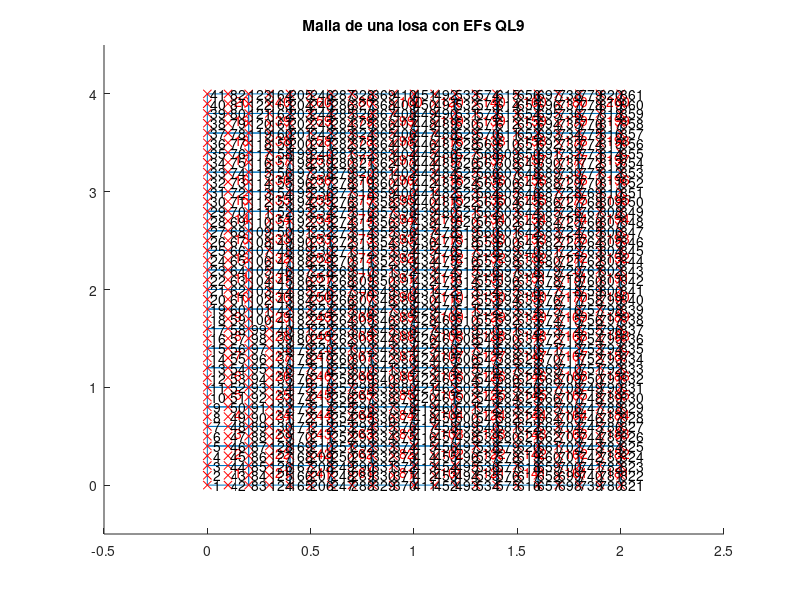

Reproduce this figure in MATLAB. (Note: this script raises an error after producing the figure.)
%% Calculo de los desplazamientos verticales y angulos de giro, las 
% reacciones, los momentos flectores y las fuerzas cortantes en una losa de
% Mindlin utilizando los elementos finitos de placa "QL9"

%%
clear, clc, close all   % borro la memoria, la pantalla y las figuras

%% defino las variables/constantes
X = 1; Y = 2;        % un par de constantes que ayudaran en la 
ww= 1; tx= 2; ty= 3; % lectura del codigo
E  = 210e9;          % modulo de elasticidad del solido (Pa) = 210GPa
nu = 0.3;            % coeficiente de Poisson
t  = 0.05;           % espesor de la losa (m)
qdistr = -10000;     % carga (N/m^2)

% Definimos la geometria de la losa (creada con "generar_malla_losa.m")
load malla_losa
% ya tenemos en la memoria las variables
% xnod - posicion (x,y) de los nodos
% LaG  - definicion de elementos finitos con respecto a nodos

nef   = size(LaG,1);  % numero de EFs (numero de filas de LaG)
nnoef = size(LaG,2);  % numero de nodos por EF
nno   = size(xnod,1); % numero de nodos (numero de filas de xnod)
ngdl  = 3*nno;        % numero de grados de libertad (tres por nodo)

gdl  = [(1:3:ngdl)' (2:3:ngdl)' (3:3:ngdl)']; % nodos vs grados de libertad

%% Se dibuja la malla de elementos finitos
figure; 
hold on;
for e = 1:nef
   line(xnod(LaG(e,[1:8 1]),X), xnod(LaG(e,[1:8 1]),Y));
   
   % Calculo la posicion del centro de gravedad del elemento finito
   cgx = mean(xnod(LaG(e,:), X));
   cgy = mean(xnod(LaG(e,:), Y));
   text(cgx+0.03, cgy+0.03, num2str(e), 'Color', [1 0 0]);
end
plot(xnod(:,X), xnod(:,Y), 'rx');
text(xnod(:,X), xnod(:,Y), num2str((1:nno)'));
axis([-0.5, 2.5, -0.5, 4.5])
title('Malla de una losa con EFs QL9');

%% Se cargan las funciones de forma junto con sus derivadas
% Se cargan las funciones de forma del elemento lagrangiano de 9 nodos 
% junto con sus derivadas con respecto a xi y a eta
funciones_forma_lagrangiano_9_nodos    % Nforma, dN_dxi, dN_deta

%% parametros de la cuadratura de Gauss-Legendre (INTEGRACION SELECTIVA)
% se asumira aqui el mismo orden de la cuadratura tanto en la direccion de
% xi como en la direccion de eta

% se utilizara integracion COMPLETA
%{
n_gl_b = 3; % orden de la cuadratura de GL para la integracion de Kb
n_gl_s = 3; % orden de la cuadratura de GL para la integracion de Ks
%}

% se utilizara integracion SELECTIVA
n_gl_b = 3; % orden de la cuadratura de GL para la integracion de Kb
n_gl_s = 2; % orden de la cuadratura de GL para la integracion de Ks

% se utilizara integracion REDUCIDA
%{
n_gl_b = 2; % orden de la cuadratura de GL para la integracion de Kb
n_gl_s = 2; % orden de la cuadratura de GL para la integracion de Ks
%}

% calcula las raices (x_gl) y los pesos (w_gl) de polinomios de Legendre
[x_gl_b, w_gl_b]  = gausslegendre_quad(n_gl_b);
[x_gl_s, w_gl_s]  = gausslegendre_quad(n_gl_s);

%% matrices constitutivas del elemento
Db = (E/(1-nu^2))* [ 1    nu   0
                     nu   1    0
                     0    0    (1-nu)/2 ];              
G = E/(2*(1+nu));  % modulo de rigidez
alpha = 5/6;       % coeficiente de distorsion transversal de la losa de RM
Ds = diag([alpha*G, alpha*G]);
               
Dbg = (t^3/12)*Db; % matriz constitutiva generalizada de flexion
Dsg = t*Ds;        % matriz constitutiva generalizada de cortante

%% se reserva la memoria RAM de diferentes variables
K   = sparse(ngdl,ngdl); % matriz de rigidez global como RALA (sparse)
f   = zeros(ngdl,1);     % vector de fuerzas nodales equivalentes global
idx = cell(nef, 1);      % grados de libertad de cada elemento finito

% en los siguientes contenedores se almacenara la matriz respectiva para 
% cada punto de integracion: 
NN = cell(nef,n_gl_b,n_gl_b); % matrices de funciones de forma calculadas con n_gl_b puntos de integracion
Bb = cell(nef,n_gl_b,n_gl_b); % matrices de deformacion generalizada de flexion
Bs = cell(nef,n_gl_s,n_gl_s); % matrices de deformacion generalizada de cortante

%% se ensambla la matriz de rigidez global K y el vector de fuerzas nodales
%% equivalentes global f
for e = 1:nef      % ciclo sobre todos los elementos finitos
   xe = xnod(LaG(e,:),X);   
   ye = xnod(LaG(e,:),Y);    
    
   %% se calcula la matrix de rigidez de flexion Kb del elemento e 
   Kbe = zeros(3*nnoef);
   det_Je_b = zeros(n_gl_b); % Jacobianos con n_gl_b puntos de integracion   
   for p = 1:n_gl_b
      for q = 1:n_gl_b
         xi_gl  = x_gl_b(p);
         eta_gl = x_gl_b(q);
         [Bb{e,p,q}, det_Je_b(p,q)] = Bb_RM(xi_gl, eta_gl, xe, ye, dN_dxi, dN_deta);

         % se arma la matriz de rigidez del elemento e
         Kbe = Kbe + Bb{e,p,q}'*Dbg*Bb{e,p,q}*det_Je_b(p,q)*w_gl_b(p)*w_gl_b(q);
      end
   end
   
   %% se calcula la matrix Ks
   Kse = zeros(3*nnoef);   
   det_Je_s = zeros(n_gl_s); % Jacobianos con n_gl_s puntos de integracion
   for p = 1:n_gl_s
      for q = 1:n_gl_s
         xi_gl  = x_gl_s(p);        
         eta_gl = x_gl_s(q);
         [Bs{e,p,q}, det_Je_s(p,q)] = Bs_RM(xi_gl, eta_gl, xe, ye, Nforma, dN_dxi, dN_deta);   

         % se arma la matriz de rigidez del elemento e
         Kse = Kse + Bs{e,p,q}'*Dsg*Bs{e,p,q}*det_Je_s(p,q)*w_gl_s(p)*w_gl_s(q);         
      end
   end 
   
   %% se calcula la matriz NN
   Mbe = zeros(3*nnoef); % matriz que se utiliza en el calculo de fe   
   for p = 1:n_gl_b
      for q = 1:n_gl_b
         xi_gl  = x_gl_b(p);
         eta_gl = x_gl_b(q);
         % Se evaluan las funciones de forma en los puntos de integracion
         % de Gauss-Legendre
         N = Nforma(xi_gl, eta_gl);
         
         % Se ensambla la matriz de funciones de forma N
         NN{e,p,q} = zeros(3,3*nnoef);
         for i = 1:nnoef            
            NN{e,p,q}(:,3*i-2:3*i) = diag([N(i) N(i) N(i)]);
         end
   
         % matriz requerida para calcular el vector de fuerzas nodales 
         % equivalentes (se utiliza la integracion completa)
         Mbe = Mbe + NN{e,p,q}'*NN{e,p,q}*det_Je_b(p,q)*w_gl_b(p)*w_gl_b(q);                                              % REVISAR !!!!!!!!!!!!!!!!   
      end
   end  
   
   %% se calcula el vector de fuerzas nodales equivalentes del elemento e      
   xa = xnod(LaG(e,1),X);   ya = xnod(LaG(e,1),Y);
   xb = xnod(LaG(e,5),X);   yb = xnod(LaG(e,5),Y);
   if (xa >= 0.9999 && xb <= 1.601) && (ya >= 0.9999 && yb <= 2.001)
      ffe = zeros(nnoef, 3); ffe(:,ww) = qdistr;
      ffe = reshape(ffe', 3*nnoef,1);                                                                                             % REVISAR !!!!!!!!!!!!!
   else
      ffe = zeros(3*nnoef,1);
   end  
   fe = Mbe*ffe;   
   
   %% se asocian los grados de libertad del elemento locales a los globales
   idx{e} = [ gdl(LaG(e,1),:)  gdl(LaG(e,2),:)  gdl(LaG(e,3),:)  ...
              gdl(LaG(e,4),:)  gdl(LaG(e,5),:)  gdl(LaG(e,6),:) ...
              gdl(LaG(e,7),:)  gdl(LaG(e,8),:)  gdl(LaG(e,9),:) ];

   %% se procede al ensamblaje
   K(idx{e},idx{e}) = K(idx{e},idx{e}) + Kbe + Kse;
   f(idx{e})        = f(idx{e}) + fe;
end

%% Muestro la configuracion de la matriz K (K es rala)
figure
spy(K);
title('Los puntos representan los elementos diferentes de cero')

%% grados de libertad del desplazamiento conocidos y desconocidos

% determino los grados de libertad correspondientes a los bordes
lado_x0 = find(abs(xnod(:,X) - 0) < 1e-4);     
lado_y0 = find(abs(xnod(:,Y) - 0) < 1e-4);
lado_x2 = find(abs(xnod(:,X) - 2) < 1e-4);     
lado_y4 = find(abs(xnod(:,Y) - 4) < 1e-4);

c = [ gdl(lado_x0,ww); gdl(lado_x0,ty); 
      gdl(lado_x2,ww); gdl(lado_x2,ty);
      gdl(lado_y0,ww); gdl(lado_y0,tx);
      gdl(lado_y4,ww); gdl(lado_y4,tx) ];

d = setdiff(1:ngdl,c)';

% f = vector de fuerzas nodales equivalentes
% q = vector de fuerzas nodales de equilibrio del elemento
% a = desplazamientos

%| qd   |   | Kcc Kcd || ac |   | fd |  Recuerde que qc = 0
%|      | = |         ||    | - |    |
%| qc=0 |   | Kdc Kdd || ad |   | fc | 

%% extraigo las submatrices y especifico las cantidades conocidas
Kcc = K(c,c); Kcd = K(c,d); fd = f(c);
Kdc = K(d,c); Kdd = K(d,d); fc = f(d);

% f = vector de fuerzas nodales equivalentes
% q = vector de fuerzas nodales de equilibrio del elemento
% a = desplazamientos
ac = zeros(length(c),1); % desplazamientos conocidos en contorno

%% resuelvo el sistema de ecuaciones
ad = Kdd\(fc-Kdc*ac);        % calculo desplazamientos desconocidos
qd = Kcc*ac + Kcd*ad - fd;   % calculo fuerzas de equilibrio desconocidas
a = nan(ngdl,1);     a(c) = ac;   a(d) = ad; % desplazamientos
q = zeros(ngdl,1);   q(c) = qd;              % fuerzas nodales equivalentes

%% imprimo los resultados
vect_mov = reshape(a,3,nno)'; % vector de movimientos
%{
format short g
disp('Desplazamientos nodales                      ');
disp('~~~~~~~~~~~~~~~~~~~~~~~~~~~~~~~~~~~~~~~~~~~~~');
for i = 1:nno
   fprintf('Nodo %3d: w = %12.4g m, tx = %12.4g rad, ty = %12.4g rad\n', ...
      i, vect_mov(i,ww), vect_mov(i,tx), vect_mov(i,ty));
end

disp(' ');
disp('Fuerzas nodales de equilibrio (solo se imprimen los diferentes de cero)');
disp('~~~~~~~~~~~~~~~~~~~~~~~~~~~~~~~~~~~~~~~~~~~~~~~~~~~~~~~~~~~~~~~~~~~~~~~');
q = reshape(q,3,nno)';
for i = 1:nno   
   if ~isequal(q(i,:),[0 0 0])
      fprintf('Nodo %3d W = %12.4g N, Mx = %12.4g N-m, My = %12.4g N-m\n', ...
         i, q(i,ww), q(i,tx), q(i,ty));
   end
end
%}

%% Se dibuja el plano medio de la malla de elementos finitos y las deformaciones de esta
escala = 5000;            % factor de escalamiento de la deformada
xdef   = escala*vect_mov; % posicion de la deformada
figure; 
hold on; 
grid on;
colorbar
for e = 1:nef
   fill3(xnod(LaG(e,[1:8 1]),X), ...
         xnod(LaG(e,[1:8 1]),Y), ...
         xdef(LaG(e,[1:8 1]),ww),...
         xdef(LaG(e,[1:8 1]),ww)); %deformada
end
daspect([1 1 1]); % similar a "axis equal", pero en 3D
axis tight
%colorbar('YTick',-0.6:0.05:0)
title(sprintf('Deformada escalada %d veces', escala), 'FontSize', 20);
colormap jet
view(3);

%% Se dibuja de la malla de elementos finitos y las deformaciones de esta
figure; 
hold on; 
grid on;
colorbar
for e = 1:nef
   dibujar_EF_Q89_RM(xnod(LaG(e,:),X), xnod(LaG(e,:),Y), ...
      Nforma, a(idx{e}), t, escala, escala);
end
daspect([1 1 1]); % similar a "axis equal", pero en 3D
axis tight
title(sprintf('Deformada escalada %d veces', escala), 'FontSize', 20);
colormap jet
view(3);

%% En los puntos de integracion de Gauss-Legendre calcular:
%% El vector de momentos flectores y torsores (2x2)
%% El vector de fuerzas cortantes (1x1 o 2x2)
n_gl_b = 2; [x_gl_b, w_gl_b]  = gausslegendre_quad(n_gl_b);

% Observe que n_gl_s = 1; interpola mal la fuerza cortante.
n_gl_s = 2; [x_gl_s, w_gl_s]  = gausslegendre_quad(n_gl_s);

%% se calcula de nuevo Bb y Bs en cada punto de GL
Bb = cell(nef,n_gl_b,n_gl_b); % matrices de deformacion generalizada de flexion
Bs = cell(nef,n_gl_s,n_gl_s); % matrices de deformacion generalizada de cortante
for e = 1:nef      % ciclo sobre todos los elementos finitos
    xe = xnod(LaG(e,:),X);
    ye = xnod(LaG(e,:),Y);
    
    %% se calcula la matrix Bb en los puntos de integracion de GL para el
    % calculo de los momentos flectores y torsores
    for p = 1:n_gl_b
        for q = 1:n_gl_b
            xi_gl  = x_gl_b(p);
            eta_gl = x_gl_b(q);
            Bb{e,p,q} = Bb_RM(xi_gl, eta_gl, xe, ye, dN_dxi, dN_deta);
        end
    end
    
    %% se calcula la matrix Bs en los puntos de integracion de GL para el
    % calculo de las fuerzas cortantes
    for p = 1:n_gl_s
        for q = 1:n_gl_s
            xi_gl  = x_gl_s(p);
            eta_gl = x_gl_s(q);
            Bs{e,p,q} = Bs_RM(xi_gl, eta_gl, xe, ye, Nforma, dN_dxi, dN_deta);
        end
    end
end

%% Se calculan los momentos y las fuerzas en los puntos de GL
sigmag_b = cell(nef, n_gl_b, n_gl_b); % momentos flectores y torsores
sigmag_s = cell(nef, n_gl_s, n_gl_s); % fuerzas cortantes
for e = 1:nef               % ciclo sobre todos los elementos finitos
   for p = 1:n_gl_b
      for q = 1:n_gl_b
         sigmag_b{e,p,q} = Dbg*Bb{e,p,q}*a(idx{e});
      end
   end
   
   for p = 1:n_gl_s
      for q = 1:n_gl_s
         sigmag_s{e,p,q} = Dsg*Bs{e,p,q}*a(idx{e});
      end
   end
end

%% Se extrapolan los momentos flectores y fuerzas cortantes a los nodos
%% Se extrapolan los esfuerzos y las deformaciones a los nodos
num_elem_ady = zeros(nno,1);  % numero de elementos adyacentes
Mx  = zeros(nno,1);  Qx = zeros(nno,1);
My  = zeros(nno,1);  Qy = zeros(nno,1);
Mxy = zeros(nno,1);

% matriz de extrapolacion de esfuerzos para un elemento lagrangiano de 9
% nodos
A = [ ... 
   3^(1/2)/2 + 1,            -1/2,            -1/2,   1 - 3^(1/2)/2
 3^(1/2)/4 + 1/4, 1/4 - 3^(1/2)/4, 3^(1/2)/4 + 1/4, 1/4 - 3^(1/2)/4
            -1/2,   1 - 3^(1/2)/2,   3^(1/2)/2 + 1,            -1/2
 1/4 - 3^(1/2)/4, 1/4 - 3^(1/2)/4, 3^(1/2)/4 + 1/4, 3^(1/2)/4 + 1/4
   1 - 3^(1/2)/2,            -1/2,            -1/2,   3^(1/2)/2 + 1
 1/4 - 3^(1/2)/4, 3^(1/2)/4 + 1/4, 1/4 - 3^(1/2)/4, 3^(1/2)/4 + 1/4
            -1/2,   3^(1/2)/2 + 1,   1 - 3^(1/2)/2,            -1/2
 3^(1/2)/4 + 1/4, 3^(1/2)/4 + 1/4, 1/4 - 3^(1/2)/4, 1/4 - 3^(1/2)/4
             1/4,             1/4,             1/4,             1/4 ];

for e = 1:nef
   Mx(LaG(e,:),:)  = Mx(LaG(e,:),:)  + A * [ sigmag_b{e,1,1}(1)
                                             sigmag_b{e,1,2}(1)
                                             sigmag_b{e,2,1}(1)
                                             sigmag_b{e,2,2}(1) ];

   My(LaG(e,:),:)  = My(LaG(e,:),:)  + A * [ sigmag_b{e,1,1}(2)
                                             sigmag_b{e,1,2}(2)
                                             sigmag_b{e,2,1}(2)
                                             sigmag_b{e,2,2}(2) ];

   Mxy(LaG(e,:),:) = Mxy(LaG(e,:),:) + A * [ sigmag_b{e,1,1}(3)
                                             sigmag_b{e,1,2}(3)
                                             sigmag_b{e,2,1}(3)
                                             sigmag_b{e,2,2}(3) ];

   switch n_gl_s
     case 1
       Qx(LaG(e,:),:) = Qx(LaG(e,:),:) + sigmag_s{e}(1);
       Qy(LaG(e,:),:) = Qy(LaG(e,:),:) + sigmag_s{e}(2);
     case 2
       Qx(LaG(e,:),:)  = Qx(LaG(e,:),:)  + A * [ sigmag_s{e,1,1}(1)
                                                 sigmag_s{e,1,2}(1)
                                                 sigmag_s{e,2,1}(1)
                                                 sigmag_s{e,2,2}(1) ];

       Qy(LaG(e,:),:)  = Qy(LaG(e,:),:)  + A * [ sigmag_s{e,1,1}(2)
                                                 sigmag_s{e,1,2}(2)
                                                 sigmag_s{e,2,1}(2)
                                                 sigmag_s{e,2,2}(2) ];
   end                                         

   num_elem_ady(LaG(e,:),:) = num_elem_ady(LaG(e,:),:) + 1;
end

%% Alisado (promedio de los esfuerzos en los nodos)
Mx  =  Mx./num_elem_ady;
My  =  My./num_elem_ady;
Mxy = Mxy./num_elem_ady;
Qx  =  Qx./num_elem_ady;  
Qy  =  Qy./num_elem_ady;

%% Se grafican los momentos
figure
subplot(1,3,1); plot_M_or_Q(nef, xnod, LaG, Mx,  'Momentos Mx (N-m/m)');
subplot(1,3,2); plot_M_or_Q(nef, xnod, LaG, My,  'Momentos My (N-m/m)');
subplot(1,3,3); plot_M_or_Q(nef, xnod, LaG, Mxy, 'Momentos Mxy (N-m/m)');

%% Se grafican los cortantes
figure
subplot(1,2,1); plot_M_or_Q(nef, xnod, LaG, Qx,  'Cortantes Qx (N/m)');
subplot(1,2,2); plot_M_or_Q(nef, xnod, LaG, Qy,  'Cortantes Qy (N/m)');

%% Se calculan y grafican para cada elemento los momentos principales y
%% sus direcciones
Mt_max = sqrt(((Mx-My)/2).^2 + Mxy.^2); % momento torsion maximo
Mf1_xy = (Mx+My)/2 + Mt_max;            % momento flector maximo
Mf2_xy = (Mx+My)/2 - Mt_max;            % momento flector minimo
ang  = 0.5*atan2(2*Mxy, Mx-My);         % angulo de inclinacion de Mf1_xy

%% Mf1_xy, Mf2_xy, Mt_max
figure
subplot(1,3,1); plot_M_or_Q(nef, xnod, LaG, Mf1_xy, 'Mf1_{xy} (N-m/m)', { ang })
subplot(1,3,2); plot_M_or_Q(nef, xnod, LaG, Mf2_xy, 'Mf2_{xy} (N-m/m)', { ang+pi/2 })
subplot(1,3,3); plot_M_or_Q(nef, xnod, LaG, Mt_max, 'Mt_{max} (N-m/m)', { ang+pi/4, ang-pi/4 })

%% Se calculan y grafican los cortantes maximos, junto con su angulo de inclinacion
Q_max = hypot(Qx, Qy);
ang   = atan2(Qy, Qx);

figure
plot_M_or_Q(nef, xnod, LaG, Q_max, 'Q_{max} (N/m)', { ang })

%%
return; % bye, bye!

%%
function plot_M_or_Q(nef, xnod, LaG, variable, texto, angulos)
    X = 1; Y = 2;
    hold on; 
    colorbar;
    % Por simplicidad no se graficaran los resultados asociados al nodo 9
    for e = 1:nef  
       fill(xnod(LaG(e,1:8),X), xnod(LaG(e,1:8),Y), variable(LaG(e,1:8)));
    end
    axis equal tight
    colormap jet
    title(texto, 'FontSize',20);
   
    esc = 0.5;
    if nargin == 6
        norma = 1; % = variable % si se quiere proporcional
        for i = 1:length(angulos)
            % se indica la flecha de la direccion principal
            quiver(xnod(:,X),xnod(:,Y),...             
                norma.*cos(angulos{i}), norma.*sin(angulos{i}),... 
                esc, ...                  % con una escala esc
                'k',...                   % de color negro
                'ShowArrowHead','off',... % una flecha sin cabeza
                'LineWidth',2, ...        % con un ancho de linea 2
                'Marker','.');            % y en el punto (x,y) poner un punto '.'
            
            % la misma flecha girada 180 grados
            quiver(xnod(:,X),xnod(:,Y),...             
                norma.*cos(angulos{i}+pi), norma.*sin(angulos{i}+pi),... 
                esc,'k', 'ShowArrowHead','off', 'LineWidth',2, 'Marker','.');                    
        end            
    end
end
